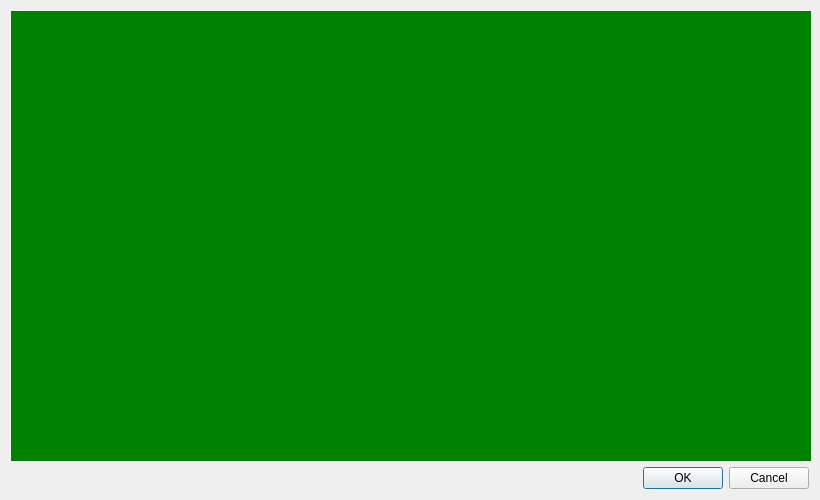
<?xml version="1.0" encoding="UTF-8"?>
<ui version="4.0">
 <class>FragmentationDialog</class>
 <widget class="QDialog" name="FragmentationDialog">
  <property name="geometry">
   <rect>
    <x>0</x>
    <y>0</y>
    <width>820</width>
    <height>500</height>
   </rect>
  </property>
  <property name="minimumSize">
   <size>
    <width>820</width>
    <height>500</height>
   </size>
  </property>
  <property name="maximumSize">
   <size>
    <width>820</width>
    <height>500</height>
   </size>
  </property>
  <property name="windowTitle">
   <string>Dialog</string>
  </property>
  <layout class="QVBoxLayout" name="verticalLayout">
   <item>
    <widget class="QWidget" name="widget" native="true">
     <property name="minimumSize">
      <size>
       <width>800</width>
       <height>450</height>
      </size>
     </property>
     <property name="maximumSize">
      <size>
       <width>800</width>
       <height>450</height>
      </size>
     </property>
     <property name="styleSheet">
      <string notr="true">background: green</string>
     </property>
    </widget>
   </item>
   <item>
    <widget class="QDialogButtonBox" name="buttonBox">
     <property name="orientation">
      <enum>Qt::Horizontal</enum>
     </property>
     <property name="standardButtons">
      <set>QDialogButtonBox::Cancel|QDialogButtonBox::Ok</set>
     </property>
    </widget>
   </item>
  </layout>
 </widget>
 <resources/>
 <connections>
  <connection>
   <sender>buttonBox</sender>
   <signal>accepted()</signal>
   <receiver>FragmentationDialog</receiver>
   <slot>accept()</slot>
   <hints>
    <hint type="sourcelabel">
     <x>248</x>
     <y>254</y>
    </hint>
    <hint type="destinationlabel">
     <x>157</x>
     <y>274</y>
    </hint>
   </hints>
  </connection>
  <connection>
   <sender>buttonBox</sender>
   <signal>rejected()</signal>
   <receiver>FragmentationDialog</receiver>
   <slot>reject()</slot>
   <hints>
    <hint type="sourcelabel">
     <x>316</x>
     <y>260</y>
    </hint>
    <hint type="destinationlabel">
     <x>286</x>
     <y>274</y>
    </hint>
   </hints>
  </connection>
 </connections>
</ui>
